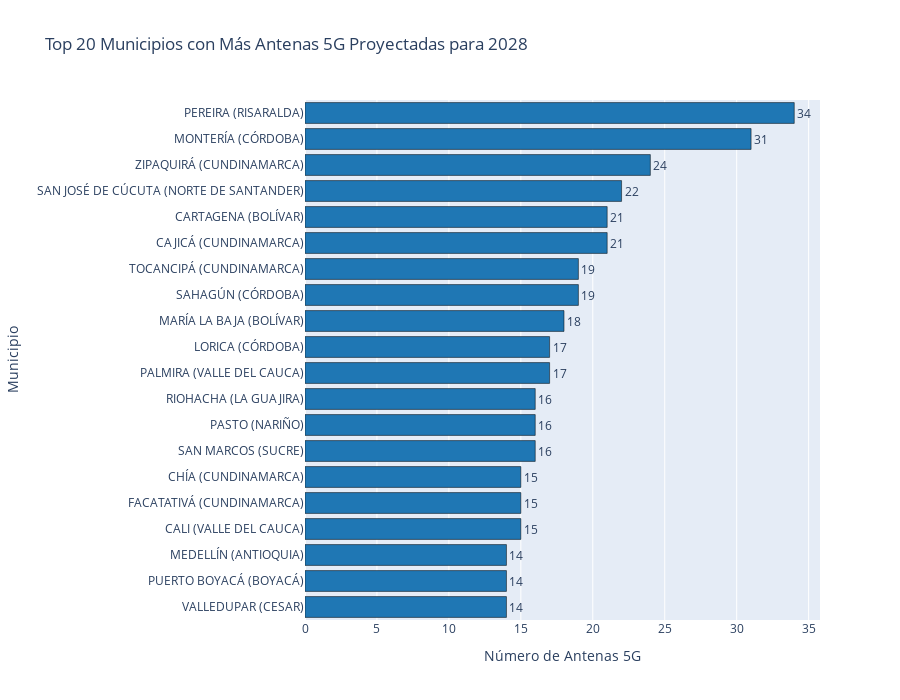

Notebook code cell kept with this figure:
### Markdown cell above
## Visualizaciones de Predicciones por Municipio

### Code cell
# Visualización 1: Top 20 municipios con más antenas proyectadas para 2028
top_20_municipios = df_pred_5g_municipio_sorted[df_pred_5g_municipio_sorted['AÑO'] == 2028].nlargest(20, 'Antenas_5G_Predicho')

fig = go.Figure()

fig.add_trace(go.Bar(
    x=top_20_municipios['Antenas_5G_Predicho'],
    y=top_20_municipios['MUNICIPIO'] + ' (' + top_20_municipios['DEPARTAMENTO'] + ')',
    orientation='h',
    marker=dict(color='#1f77b4', line=dict(color='rgba(0,0,0,0.5)', width=1)),
    text=top_20_municipios['Antenas_5G_Predicho'],
    textposition='outside'
))

fig.update_layout(
    title='Top 20 Municipios con Más Antenas 5G Proyectadas para 2028',
    xaxis_title='Número de Antenas 5G',
    yaxis_title='Municipio',
    height=700,
    yaxis=dict(autorange='reversed')
)

fig.write_html('graficos/top_municipios_antenas_5g_2028.html')
fig.show()

### Figure 1 — Plotly figure (JSON) as saved in the notebook; plotly's stock layout.template omitted (floating-point values rounded to 4 significant figures)
{"data": [{"marker": {"color": "#1f77b4", "line": {"color": "rgba(0,0,0,0.5)", "width": 1}}, "orientation": "h", "text": [34.0, 31.0, 24.0, 22.0, 21.0, 21.0, 19.0, 19.0, 18.0, 17.0, 17.0, 16.0, 16.0, 16.0, 15.0, 15.0, 15.0, 14.0, 14.0, 14.0], "textposition": "outside", "type": "bar", "x": [34, 31, 24, 22, 21, 21, 19, 19, 18, 17, 17, 16, 16, 16, 15, 15, 15, 14, 14, 14], "y": ["PEREIRA (RISARALDA)", "MONTERÍA (CÓRDOBA)", "ZIPAQUIRÁ (CUNDINAMARCA)", "SAN JOSÉ DE CÚCUTA (NORTE DE SANTANDER)", "CARTAGENA (BOLÍVAR)", "CAJICÁ (CUNDINAMARCA)", "TOCANCIPÁ (CUNDINAMARCA)", "SAHAGÚN (CÓRDOBA)", "MARÍA LA BAJA (BOLÍVAR)", "LORICA (CÓRDOBA)", "PALMIRA (VALLE DEL CAUCA)", "RIOHACHA (LA GUAJIRA)", "PASTO (NARIÑO)", "SAN MARCOS (SUCRE)", "CHÍA (CUNDINAMARCA)", "FACATATIVÁ (CUNDINAMARCA)", "CALI (VALLE DEL CAUCA)", "MEDELLÍN (ANTIOQUIA)", "PUERTO BOYACÁ (BOYACÁ)", "VALLEDUPAR (CESAR)"]}], "layout": {"height": 700, "title": {"text": "Top 20 Municipios con Más Antenas 5G Proyectadas para 2028"}, "xaxis": {"title": {"text": "Número de Antenas 5G"}}, "yaxis": {"autorange": "reversed", "title": {"text": "Municipio"}}}}
